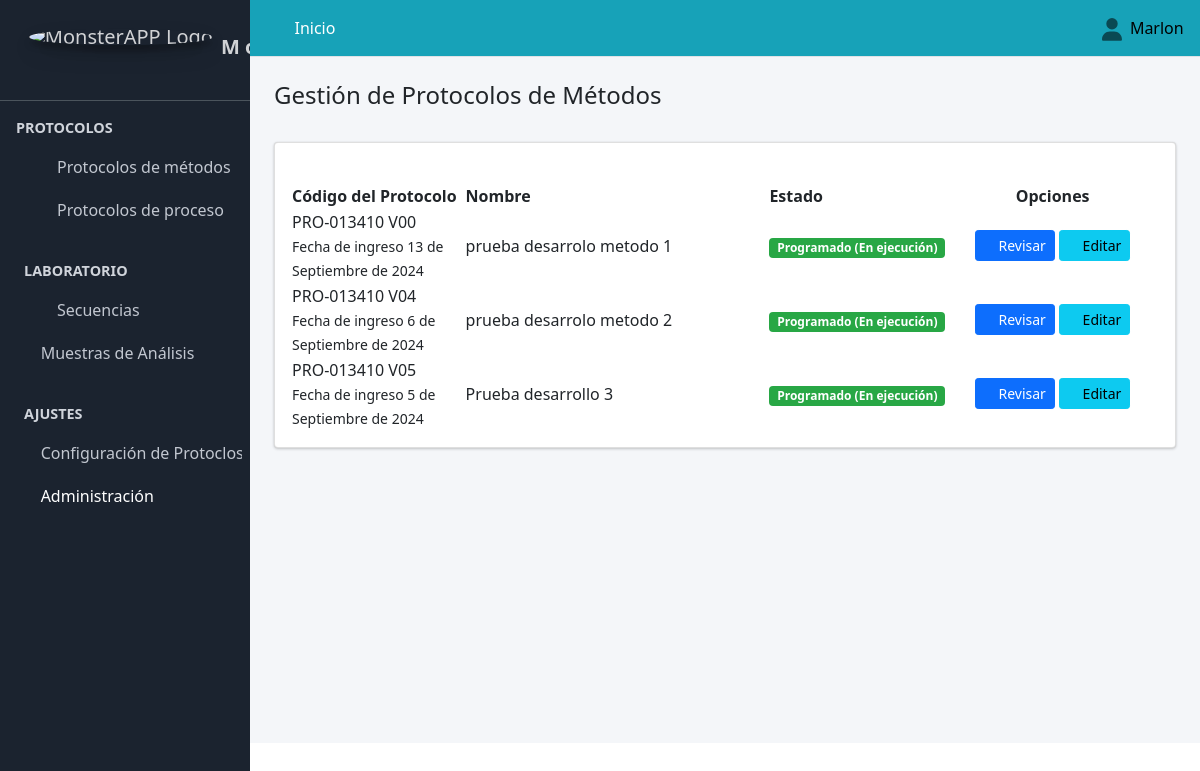
Page /protocolo_metodos/ (signed in) on the earlier database version.
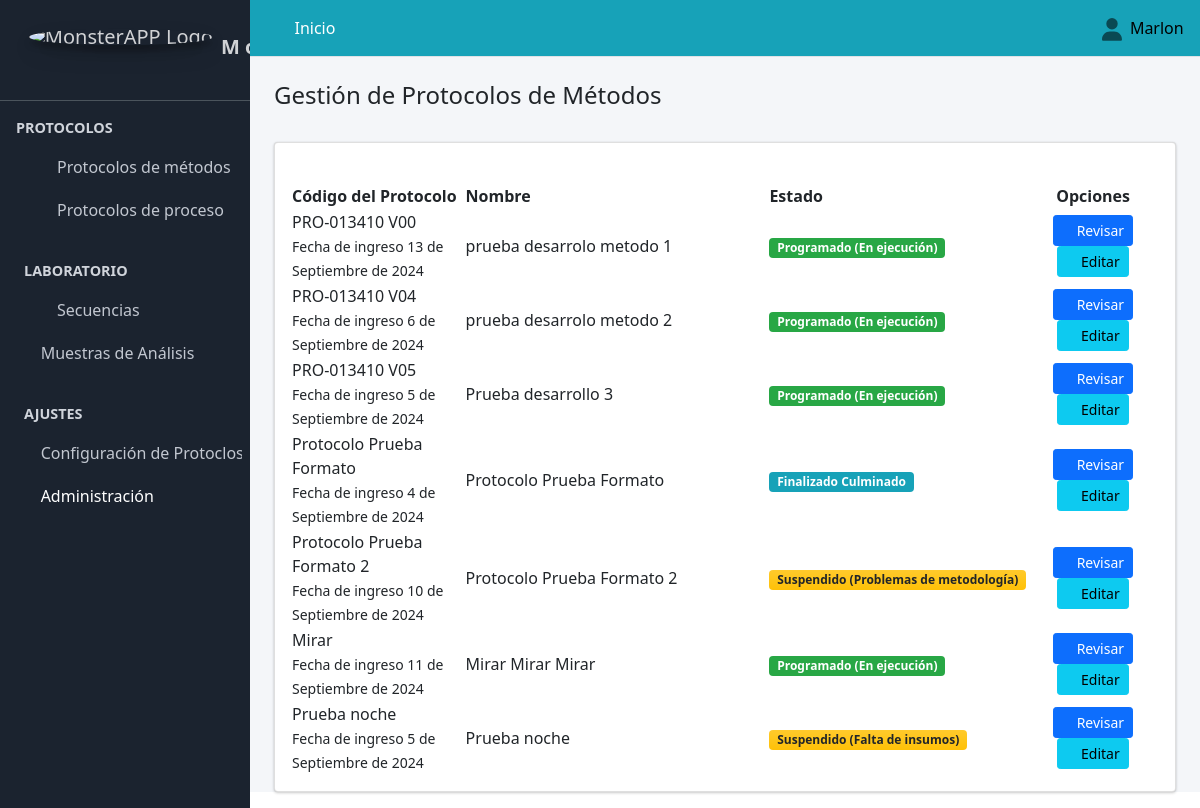
Same page on the later database version.
### Aplicaciones/Protocolo_Metodos/models.py (models this page shows, shortened)
class Protocolos(models.Model):
     fecha_ingreso=models.DateField(verbose_name="Fecha de Registro", null=True, blank=False, help_text=u"AAAA/MM/DD")
     codigo=models.CharField(max_length=90, verbose_name="Código Protocolo", null=True, blank=False, unique=True)
     nombre=models.CharField(max_length=250, verbose_name="Título_del_Protocolo",  null=True, blank=False, unique=True)
     ensayo=models.ForeignKey(to=Ensayo, on_delete=models.CASCADE, verbose_name="Ensayo", null=True, blank=False)
     metodo=models.ForeignKey(to=Metodo, on_delete=models.CASCADE, verbose_name="Metodo de referencia", null=True, blank=False)
     celda=models.ForeignKey(to=Celda, on_delete=models.CASCADE, verbose_name="Celda", null=True, blank=False)
     muestras_y_Placebos=models.ManyToManyField(Muestras_y_Placebos, blank=False)
     metodologia=models.ForeignKey(Metodologia, on_delete=models.CASCADE, verbose_name="metodologia", null=True, blank=False,  max_length=90)
     parametro=models.ManyToManyField(to=Parametro, blank=False, related_name="parametro")
     Insumos_del_Proceso=models.ManyToManyField(to=Viabilidad)
     cliente=models.ForeignKey(to=Cliente, on_delete=models.CASCADE, verbose_name="Cliente", null=True, blank=False)
     estado_protocolo=models.ForeignKey(to=EstadoProtocolo, on_delete=models.CASCADE, verbose_name="Estado Protocolo", null=True, blank=False)
     class Condicion(models.TextChoices):
        ACTIVO = "Activo", "ACTIVO"
        PASIVO = "Pasivo", "PASIVO"
     condicion=models.CharField(max_length=90, choices=Condicion.choices, default=Condicion.ACTIVO, verbose_name="Condicion")
     observaciones=models.CharField(max_length=250, verbose_name="Observaciones",  null=True, blank=False)
     fecha_final=models.DateField(verbose_name="Fecha de Finalización", null=True, blank=True,default=datetime.datetime.now)

class EstadoProtocolo(models.Model):
    estado_protocolos=models.CharField(verbose_name="Estado Protocolos", max_length=90)
    estado_motivo=models.CharField(verbose_name="Motivo del estado", max_length=90, blank=True, null=False, unique=True)
    class Condicion(models.TextChoices):
        ACTIVO = "Activo", "ACTIVO"
        PASIVO = "Pasivo", "PASIVO"
    condicion=models.CharField(max_length=90, choices=Condicion.choices, default=Condicion.ACTIVO, verbose_name="Condicion")
    def estado_protocolo(self):
        return "{} {}".format(self.estado_protocolos, self.estado_motivo)
    def __str__(self):
        return str(self.estado_protocolo())

### Aplicaciones/Protocolo_Metodos/views.py (the view)
# urls.py: path("protocolo_metodos/",views.protocolo_metodos, name="protocolo_metodos"),
@login_required
def protocolo_metodos(request):
    titulo = "Protocolo de Métodos"
    protocolo_metodos=Protocolos.objects.all()
    context = {
        "titulo": titulo,
        "protocolo_metodos": protocolo_metodos,
        "crear_metodologia":crear_metodologia,
    }
    return render(request, "protocolo_metodos/protocolo_metodos.html", context)

### SISTEMA_ANALITICO/templates/protocolo_metodos/protocolo_metodos.html (shortened to what this page needs)
{% extends "partial/body.html" %}
{% block contenido %}
<link href="https://unpkg.com/gijgo@1.9.14/css/gijgo.min.css" rel="stylesheet" type="text/css" />
<div class="container-fluid">
  <div class="pagetitle"><br>
    <h4 class="">Gestión de Protocolos de Métodos</h4><br>
  </div>
  <div class="card">
    <div class="container-fluid">
        <div class="row">
          <div class="col-md-6"> <br>
              </div>
              <div class="col-md-6">
                <br>
          </div>
          </div>
    </div>
      <div class="card-body table-responsive">
        <table id="example3" class="display" style="width:100%">
          <thead class="">
            <tr>
            <th style="width: 20%">
            Código del Protocolo
            </th>
            <th style="width: 35%">
            Nombre
            </th>
              <th style="width: 8%" class="text-left">
            Estado
            </th>
            <th class="all text-center">
              Opciones
            </th>
            </tr>
            </thead>
            <tbody id="myTable">
              {% for p in protocolo_metodos %}
              {% if p.condicion == "Activo" and p.estado_protocolo.id != 7  %}
            <tr>
            <td>
            <a>
            {{p.codigo}}
            </a>
            <br>
            <small>
            Fecha de ingreso {{p.fecha_ingreso}}
            </small>
            </td>
            <td>
              {{p.nombre}}
            </td>
            <td class="project-state">
            {% if p.estado_protocolo.id == 6  %}
            <span class="badge badge-info">{{p.estado_protocolo}}</span>
            {% endif %}
            {% if p.estado_protocolo.id == 2 or p.estado_protocolo.id == 3 or p.estado_protocolo.id == 4 %}
            <span class="badge bg-gradient-warning text-body" >{{p.estado_protocolo}}</span>
            {% endif %}
            {% if p.estado_protocolo.id == 1 %}
            <span class="badge badge-success">{{p.estado_protocolo}}</span>
            {% endif %}
            </td>
            <td class="all text-center">
            <a class="btn btn-primary btn-sm" href="{% url 'revisar_protocolo_metodos' p.id %}">
            <i class="fas fa-folder">
            </i> Revisar
            </a>
            {% if perms.auth.view_user %}
            <a class="btn btn-info btn-sm" href= "/editar_protocolo_metodos/{{p.pk}}">
            <i class="fas fa-pencil-alt">
            </i> Editar
            </a>
            {% endif %}
            </td>
            </tr>
             {% endif %}
            {% endfor %}
            </tbody>
        </table>
        <link href="https://cdn.datatables.net/v/dt/jq-3.7.0/dt-2.0.3/b-3.0.1/b-html5-3.0.1/date-1.5.2/sl-2.0.0/datatables.min.css" rel="stylesheet">
        </div>
      </div>
    </div>
</div>
<link href="https://cdn.datatables.net/v/dt/jq-3.7.0/dt-2.0.3/b-3.0.1/b-html5-3.0.1/date-1.5.2/sl-2.0.0/datatables.min.css" rel="stylesheet">
{% endblock contenido %}

Differences in the rows shown:
added Protocolos: codigo "Protocolo Prueba Formato", fecha_ingreso "4 de Septiembre de 2024", nombre "Protocolo Prueba Formato", estado_protocolo "Finalizado Culminado"
added Protocolos: codigo "Protocolo Prueba Formato 2", fecha_ingreso "10 de Septiembre de 2024", nombre "Protocolo Prueba Formato 2", estado_protocolo "Suspendido (Problemas de metodología)"
added Protocolos: codigo "Mirar", fecha_ingreso "11 de Septiembre de 2024", nombre "Mirar Mirar Mirar", estado_protocolo "Programado (En ejecución)"
added Protocolos: codigo "Prueba noche", fecha_ingreso "5 de Septiembre de 2024", nombre "Prueba noche", estado_protocolo "Suspendido (Falta de insumos)"
